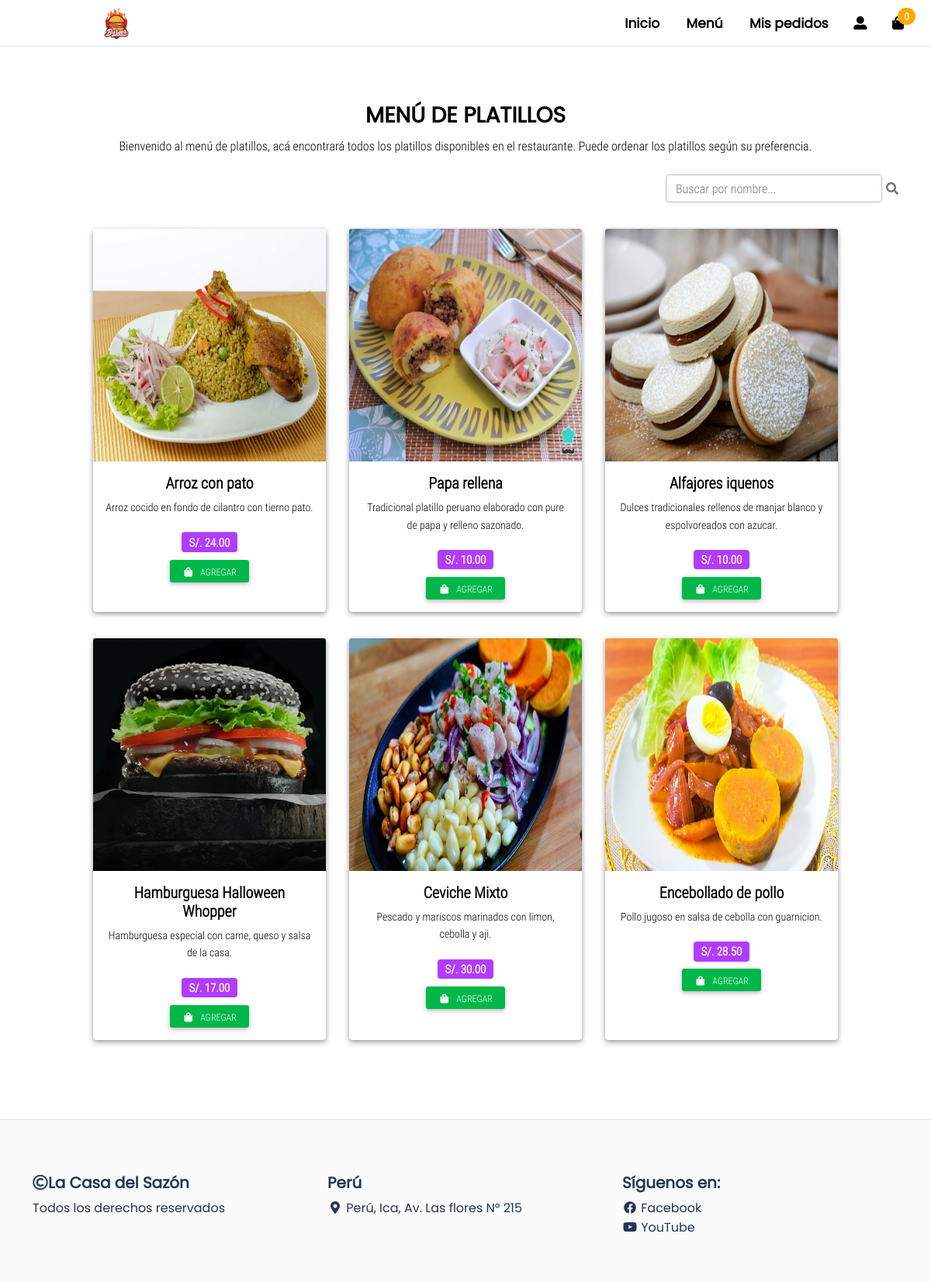
Page /menu.php on the committed database.
### tables this page shows
CREATE TABLE productos (
  id int(11) NOT NULL AUTO_INCREMENT,
  nombre varchar(100) NOT NULL,
  descripcion text DEFAULT NULL,
  precio decimal(10,2) NOT NULL,
  stock int(11) NOT NULL DEFAULT 0,
  imagen varchar(255) DEFAULT NULL,
  PRIMARY KEY (id)
);

### menu.php (the view, shortened to what this page needs)
<?php
include("conexion.php");
?>
<!DOCTYPE html>
<html lang="es">
<head>
	<link rel="stylesheet" href="./css/normalize.css">
	<link rel="stylesheet" href="./css/mdb.min.css">
	<link rel="stylesheet" href="./css/all.css">
	<link rel="stylesheet" href="./css/style.css">
	<link rel="stylesheet" href="./estilo1.css">
</head>
<body>
<header class="header full-box">
	<div class="header-brand text-center full-box">
		<a href="index.php">
			<img src="./assets/img/logo.png" alt="logo" class="img-fluid">
		</a>
	</div>
	<div class="header-options full-box">
		<nav class="header-navbar full-box poppins-regular font-weight-bold">
			<ul class="list-unstyled full-box">
				<li><a href="index.php">Inicio</a></li>
				<li><a href="menu.php">Menú</a></li>
				<li><a href="mispedidos.php">Mis pedidos</a></li>
			</ul>
		</nav>
		<div class="header-button full-box text-center btn-login-menu">
			<?php if (isset($_SESSION['cliente_nombre'])): ?>
				<i class="fas fa-user-circle" onclick="show_popup_login()" title="Mi cuenta"></i>
				<div class="div-bordered popup-login">
					<span class="text-center poppins-regular font-weight-bold">Hola, <?= htmlspecialchars($_SESSION['cliente_nombre']) ?></span>
					<hr>
					<form method="POST">
						<button type="submit" name="logout" class="btn btn-danger btn-sm w-100"><i class="fas fa-door-open fa-fw"></i> &nbsp; Cerrar sesión</button>
					</form>
				</div>
			<?php else: ?>
				<i class="fas fa-user-alt" onclick="show_popup_login()" title="Login"></i>
			<?php endif; ?>
		</div>
		<a href="carrito.php" class="header-button full-box text-center" title="Carrito">
			<i class="fas fa-shopping-bag"></i>
			<span class="badge bg-warning rounded-pill bag-count">
				<?php echo isset($_SESSION['carrito']) ? count($_SESSION['carrito']) : 0; ?>
			</span>
		</a>
	</div>
</header>
<div class="container container-web-page mt-4">
	<h3 class="font-weight-bold poppins-regular text-uppercase text-center">Menú de platillos</h3>
	<p class="text-center mb-4">Bienvenido al menú de platillos, acá encontrará todos los platillos disponibles en el restaurante. Puede ordenar los platillos según su preferencia.</p>
	<div id="busqueda-container" class="mb-4">
		<input type="text" id="buscador" class="form-control" placeholder="Buscar por nombre...">
		<i class="fas fa-search text-muted"></i>
	</div>
	<div class="container-cards full-box" id="contenedor-productos">
		<?php
		$sql = "SELECT * FROM productos WHERE stock > 0";
		$result = $conn->query($sql);
		if ($result->num_rows > 0):
			while ($row = $result->fetch_assoc()):
		?>
		<div class="card shadow-1-strong mb-4" data-nombre="<?= htmlspecialchars($row['nombre']) ?>">
			<img class="card-img-top" src="./assets/platillos/<?= htmlspecialchars($row["imagen"]) ?>" alt="<?= htmlspecialchars($row["nombre"]) ?>">
			<div class="card-body text-center">
				<h5 class="card-title font-weight-bold"><?= htmlspecialchars($row["nombre"]) ?></h5>
				<p class="card-text small"><?= htmlspecialchars($row["descripcion"]) ?></p>
				<p class="lead mb-2"><span class="badge bg-secondary">S/. <?= number_format($row["precio"], 2) ?></span></p>
				<form method="POST" action="carrito.php" class="d-inline">
					<button type="submit" class="btn btn-success btn-sm">
						<i class="fas fa-shopping-bag fa-fw"></i> &nbsp; Agregar
					</button>
				</form>
			</div>
		</div>
		<?php endwhile; else: ?>
			<p class="text-center">No hay productos disponibles en este momento.</p>
		<?php endif; ?>
	</div>
</div>
<footer class="footer mt-5">
	<div class="container">
		<div class="row">
			<div class="col-12 col-md-4">
				<ul class="list-unstyled">
					<li><h5 class="font-weight-bold"><i class="far fa-copyright"></i>La Casa del Sazón</h5></li>
					<li>Todos los derechos reservados</li>
				</ul>
			</div>
			<div class="col-12 col-md-4">
				<ul class="list-unstyled">
					<li><h5 class="font-weight-bold">Perú</h5></li>
					<li><i class="fas fa-map-marker-alt fa-fw"></i> Perú, Ica, Av. Las flores N° 215</li>
				</ul>
			</div>
			<div class="col-12 col-md-4">
				<ul class="list-unstyled">
					<li><h5 class="font-weight-bold">Síguenos en:</h5></li>
					<li><a href="https://facebook.com" class="footer-link" target="_blank"><i class="fab fa-facebook fa-fw"></i> Facebook</a></li>
					<li><a href="https://youtube.com" class="footer-link" target="_blank"><i class="fab fa-youtube fa-fw"></i> YouTube</a></li>
				</ul>
			</div>
		</div>
	</div>
</footer>
</body>
</html>

### css/all.css (style rules this page uses)
.fa, .fas, .far, .fal, .fad, .fab { -moz-osx-font-smoothing: grayscale; -webkit-font-smoothing: antialiased; display: inline-block; font-style: normal; font-variant: normal; text-rendering: auto; line-height: 1; }
.fa-fw { text-align: center; width: 1.25em; }
.fa-copyright:before { content: "\f1f9"; }
.fa-facebook:before { content: "\f09a"; }
.fa-map-marker-alt:before { content: "\f3c5"; }
.fa-search:before { content: "\f002"; }
.fa-shopping-bag:before { content: "\f290"; }
.fa-user-alt:before { content: "\f406"; }
.fa-youtube:before { content: "\f167"; }
.fab { font-family: 'Font Awesome 5 Brands'; font-weight: 400; }
.far { font-family: 'Font Awesome 5 Free'; font-weight: 400; }

### css/style.css (style rules this page uses)
:root { --color-one: #F5F5F5; --color-two: #24292E; --color-three: #EC5252; --form-color: #14111A; --accent-color: #253556; --border-color: #D8D8D8; --header-height: 60px; }
body,html { font-family: 'roboto_condensed_light'; width: 100%; height: 100%; background-color: #FFF; color: var(--bs-black); font-size: 16px; }
.full-box { margin: 0; padding: 0; box-sizing: border-box; width: 100%; }
.poppins-regular { font-family: 'poppinsregular'; }
.header, .header-brand, .header-options, .header-navbar, .header-button { height: var(--header-height); transition: all .3s ease-in-out; box-sizing: border-box; }
.header { background-color: #FFF; border-bottom: 1px solid rgba(0, 0, 0, .1); position: relative; color: var(--bs-black); }
.header-brand, .header-options { position: absolute; top: 0; }
.header-brand { width: 25%; left: 0; }
.header-brand img { margin-top: 4px; max-width: calc(var(--header-height) - 8px); }
.header-options { width: 75%; right: 0; padding-right: 20px; text-align: right; }
.header-navbar { display: inline-block; width: auto; padding-top: 0; margin-top: 0; }
.header-navbar ul, .header-navbar ul li, .header-navbar ul li a { width: auto; padding-top: 0; margin-top: 0; }
.header-navbar ul li, .header-navbar ul li a, .header-button, .header-button > i { display: inline-block; height: var(--header-height); line-height: var(--header-height); transition: all .3s ease-in-out; position: relative; }
.header-button > i { cursor: pointer; width: 100%; }
.header-navbar ul li a { padding: 0 15px; }
.header-button { width: calc(var(--header-height) - calc(var(--header-height) / 4)); }
.header-navbar ul li a, .header-button { font-size: calc(var(--header-height) / 3.5); color: var(--bs-black); }
.btn-login-menu { user-select: none; }
.bag-count { position: absolute; top: calc(var(--header-height) - (var(--header-height) / 1.2)); right: 0; }
.footer { border-top: 1px solid #E1E1E1; padding: 70px 0 40px 0; font-family: 'poppinsregular', sans-serif; background-color: rgb(251, 251, 251); color: var(--accent-color); }
.footer-link { text-decoration: none !important; color: var(--accent-color); }
.container-web-page { padding-top: 50px; padding-bottom: 30px; }
.container-cards { display: flex; flex-direction: row; flex-wrap: wrap; justify-content: center; }
.container-cards .card { width: 300px; min-width: 300px; margin: 10px 15px; }
.container-cards .card .card-img-top { height: 300px; }

### menu.php (style rules this page uses)
#busqueda-container { max-width: 300px; margin-left: auto; margin-bottom: 20px; display: flex; align-items: center; }
#buscador { flex-grow: 1; margin-right: 5px; }

### rows in the picture
productos: imagen (picture), nombre "Arroz con pato", descripcion "Arroz cocido en fondo de cilantro con tierno pato.", precio "24.00"
productos: imagen (picture), nombre "Papa rellena", descripcion "Tradicional platillo peruano elaborado con pure de papa y relleno sazonado.", precio "10.00"
productos: imagen (picture), nombre "Alfajores iquenos", descripcion "Dulces tradicionales rellenos de manjar blanco y espolvoreados con azucar.", precio "10.00"
productos: imagen (picture), nombre "Hamburguesa Halloween Whopper", descripcion "Hamburguesa especial con carne, queso y salsa de la casa.", precio "17.00"
productos: imagen (picture), nombre "Ceviche Mixto", descripcion "Pescado y mariscos marinados con limon, cebolla y aji.", precio "30.00"
productos: imagen (picture), nombre "Encebollado de pollo", descripcion "Pollo jugoso en salsa de cebolla con guarnicion.", precio "28.50"
